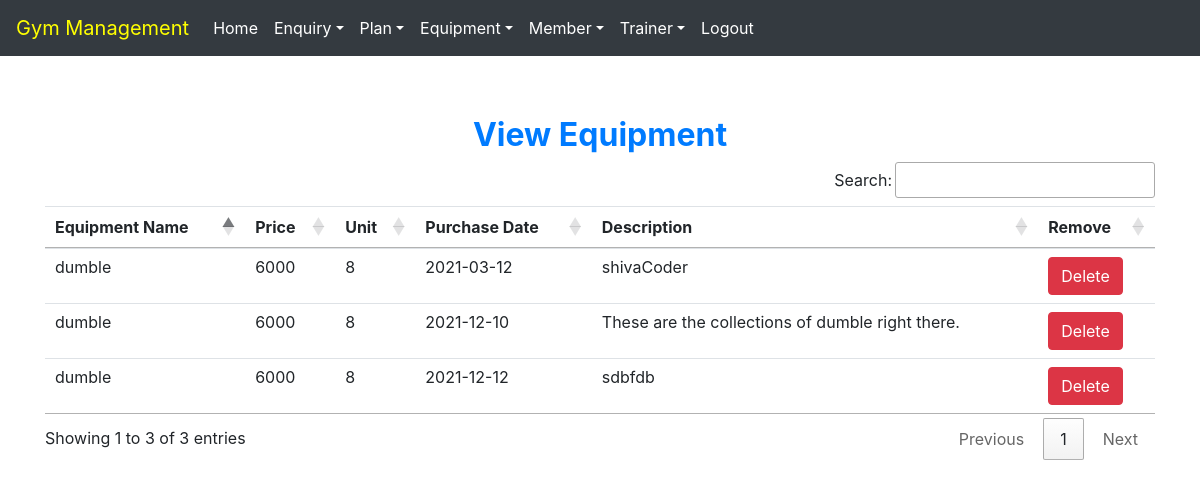
The app's page /view_equipment (signed in) with its own data.
### gym/models.py (models this page shows, shortened)
class Equipment(models.Model):
    name = models.CharField(max_length=100)
    price = models.CharField(max_length=10)
    unit = models.CharField(max_length=10)
    date = models.CharField(max_length=40)
    description = models.CharField(max_length=200)

### gym/views.py (the view)
# urls.py: path('view_equipment', View_Equipment, name='view_equipment'),
def View_Equipment(request):
    if not request.user.is_staff:
        return redirect('login')
    equipment = Equipment.objects.all()
    d = {'equipment': equipment}
    return render(request, "view_equipment.html", d)

### gym/templates/view_equipment.html (shortened to what this page needs)
{% extends 'navigationbar.html' %}
{% block body %}
<div class="container" style="margin-top:60px">
    <h2 class="text-center text-primary font-weight-bold">View Equipment</h2>
    <table id="example" class="table table-hover">
        <thead>
        <tr>
            <th>Equipment Name</th>
            <th>Price</th>
            <th>Unit</th>
            <th>Purchase Date</th>
            <th>Description</th>
            <th>Remove</th>
        </tr>
        </thead>
        <tbody>
        {% for i in equipment %}
        <tr>
            <td>{{i.name}}</td>
            <td>{{i.price}}</td>
            <td>{{i.unit}}</td>
            <td>{{i.date}}</td>
            <td>{{i.description}}</td>
            <td><a class="btn btn-danger" href="{% url 'delete_equipment' i.id %}" onclick="return confirm('Are you sure to delete?')">Delete</a> </td>
        </tr>
        {% endfor %}
    </table>
</div>
{% endblock %}

### records on screen
Equipment: name "dumble", price "6000", unit "8", date "2021-03-12", description "shivaCoder"
Equipment: name "dumble", price "6000", unit "8", date "2021-12-10", description "These are the collections of dumble right there."
Equipment: name "dumble", price "6000", unit "8", date "2021-12-12", description "sdbfdb"
